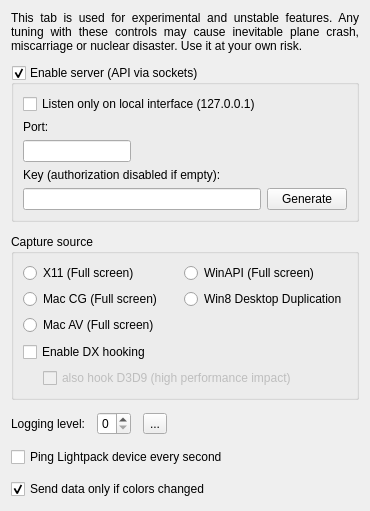
      <widget class="QWidget" name="tabExpert">
       <property name="sizePolicy">
        <sizepolicy hsizetype="Fixed" vsizetype="Preferred">
         <horstretch>0</horstretch>
         <verstretch>0</verstretch>
        </sizepolicy>
       </property>
       <attribute name="title">
        <string>Expert</string>
       </attribute>
       <layout class="QVBoxLayout" name="verticalLayout_3" stretch="0,0,0,0,0,0,0">
        <property name="spacing">
         <number>12</number>
        </property>
        <item>
         <widget class="QLabel" name="label_DevTabWarning">
          <property name="text">
           <string>&lt;html&gt;&lt;head/&gt;&lt;body&gt;&lt;p&gt;This tab is used for experimental and unstable features. Any tuning with these controls may cause inevitable plane crash, miscarriage or nuclear disaster. Use it at your own risk.&lt;/p&gt;&lt;/body&gt;&lt;/html&gt;</string>
          </property>
          <property name="scaledContents">
           <bool>false</bool>
          </property>
          <property name="alignment">
           <set>Qt::AlignJustify|Qt::AlignVCenter</set>
          </property>
          <property name="wordWrap">
           <bool>true</bool>
          </property>
         </widget>
        </item>
        <item>
         <widget class="QGroupBox" name="groupBox_Api">
          <property name="sizePolicy">
           <sizepolicy hsizetype="Preferred" vsizetype="Fixed">
            <horstretch>0</horstretch>
            <verstretch>0</verstretch>
           </sizepolicy>
          </property>
          <property name="toolTip">
           <string>&lt;html&gt;&lt;head/&gt;&lt;body&gt;&lt;p&gt;Enables TCP socket server.&lt;/p&gt;&lt;p&gt;You can connect via &amp;quot;telnet &amp;lt;ip&amp;gt; &amp;lt;port&amp;gt;&amp;quot; for example and manually execute available commands.&lt;/p&gt;&lt;p&gt;Default: %1&lt;/p&gt;&lt;/body&gt;&lt;/html&gt;</string>
          </property>
          <property name="styleSheet">
           <string notr="true"/>
          </property>
          <property name="title">
           <string>Enable server (API via sockets)</string>
          </property>
          <property name="checkable">
           <bool>true</bool>
          </property>
          <property name="checked">
           <bool>true</bool>
          </property>
          <layout class="QGridLayout" name="gridLayout_3">
           <item row="0" column="0">
            <widget class="QCheckBox" name="checkBox_listenOnlyOnLoInterface">
             <property name="toolTip">
              <string>&lt;html&gt;&lt;head/&gt;&lt;body&gt;&lt;p&gt;When enabled, you can connect ONLY from the same computer through 127.0.0.1/localhost address.&lt;/p&gt;&lt;p&gt;Disable this if you want to connect from anywhere else.&lt;/p&gt;&lt;p&gt;Default: %1&lt;/p&gt;&lt;/body&gt;&lt;/html&gt;</string>
             </property>
             <property name="text">
              <string>Listen only on local interface (127.0.0.1)</string>
             </property>
            </widget>
           </item>
           <item row="2" column="0">
            <widget class="QLineEdit" name="lineEdit_ApiPort">
             <property name="sizePolicy">
              <sizepolicy hsizetype="Fixed" vsizetype="Fixed">
               <horstretch>0</horstretch>
               <verstretch>0</verstretch>
              </sizepolicy>
             </property>
             <property name="toolTip">
              <string>&lt;html&gt;&lt;head/&gt;&lt;body&gt;&lt;p&gt;TCP port to listen.&lt;/p&gt;&lt;p&gt;Default: %1&lt;/p&gt;&lt;/body&gt;&lt;/html&gt;</string>
             </property>
            </widget>
           </item>
           <item row="1" column="0">
            <widget class="QLabel" name="label_ApiPort">
             <property name="toolTip">
              <string>&lt;html&gt;&lt;head/&gt;&lt;body&gt;&lt;p&gt;TCP port to listen.&lt;/p&gt;&lt;p&gt;Default: %1&lt;/p&gt;&lt;/body&gt;&lt;/html&gt;</string>
             </property>
             <property name="styleSheet">
              <string notr="true">margin-top: .1em</string>
             </property>
             <property name="text">
              <string>Port:</string>
             </property>
             <property name="buddy">
              <cstring>lineEdit_ApiPort</cstring>
             </property>
            </widget>
           </item>
           <item row="5" column="2">
            <widget class="QPushButton" name="pushButton_GenerateNewApiKey">
             <property name="toolTip">
              <string>Generate a random one</string>
             </property>
             <property name="text">
              <string>Generate</string>
             </property>
            </widget>
           </item>
           <item row="5" column="0">
            <widget class="QLineEdit" name="lineEdit_ApiKey">
             <property name="minimumSize">
              <size>
               <width>0</width>
               <height>20</height>
              </size>
             </property>
             <property name="baseSize">
              <size>
               <width>0</width>
               <height>20</height>
              </size>
             </property>
             <property name="toolTip">
              <string>&lt;html&gt;&lt;head/&gt;&lt;body&gt;&lt;p&gt;The API Key all the clients should provide to authenticate. Could be any custom string (%1 character limit). &lt;/p&gt;&lt;p&gt;Default: %2&lt;/p&gt;&lt;/body&gt;&lt;/html&gt;</string>
             </property>
             <property name="styleSheet">
              <string notr="true"/>
             </property>
             <property name="maxLength">
              <number>40</number>
             </property>
             <property name="readOnly">
              <bool>false</bool>
             </property>
            </widget>
           </item>
           <item row="4" column="0">
            <widget class="QLabel" name="label_ApiKey">
             <property name="toolTip">
              <string>&lt;html&gt;&lt;head/&gt;&lt;body&gt;&lt;p&gt;The API Key all the clients should provide to authenticate. Could be any custom string (%1 character limit). &lt;/p&gt;&lt;p&gt;Default: %2&lt;/p&gt;&lt;/body&gt;&lt;/html&gt;</string>
             </property>
             <property name="styleSheet">
              <string notr="true">margin-top:0</string>
             </property>
             <property name="text">
              <string>Key (authorization disabled if empty):</string>
             </property>
             <property name="buddy">
              <cstring>lineEdit_ApiKey</cstring>
             </property>
            </widget>
           </item>
          </layout>
         </widget>
        </item>
        <item>
         <widget class="QGroupBox" name="groupBox">
          <property name="sizePolicy">
           <sizepolicy hsizetype="MinimumExpanding" vsizetype="MinimumExpanding">
            <horstretch>0</horstretch>
            <verstretch>0</verstretch>
           </sizepolicy>
          </property>
          <property name="title">
           <string>Capture source</string>
          </property>
          <layout class="QVBoxLayout" name="verticalLayout_11">
           <item>
            <layout class="QHBoxLayout" name="horizontalLayout_6">
             <item>
              <layout class="QVBoxLayout" name="verticalLayout_9">
               <item>
                <widget class="QRadioButton" name="radioButton_GrabX11">
                 <property name="text">
                  <string notr="true">X11 (Full screen)</string>
                 </property>
                </widget>
               </item>
               <item>
                <widget class="QRadioButton" name="radioButton_GrabMacCoreGraphics">
                 <property name="text">
                  <string notr="true">Mac CG (Full screen)</string>
                 </property>
                </widget>
               </item>
               <item>
                <widget class="QRadioButton" name="radioButton_GrabMacAVFoundation">
                 <property name="text">
                  <string>Mac AV (Full screen)</string>
                 </property>
                </widget>
               </item>
               <item>
                <spacer name="verticalSpacer_6">
                 <property name="orientation">
                  <enum>Qt::Vertical</enum>
                 </property>
                 <property name="sizeHint" stdset="0">
                  <size>
                   <width>20</width>
                   <height>1</height>
                  </size>
                 </property>
                </spacer>
               </item>
              </layout>
             </item>
             <item>
              <layout class="QVBoxLayout" name="verticalLayout_10">
               <item>
                <widget class="QRadioButton" name="radioButton_GrabWinAPI">
                 <property name="text">
                  <string notr="true">WinAPI (Full screen)</string>
                 </property>
                </widget>
               </item>
               <item>
                <widget class="QRadioButton" name="radioButton_GrabDDupl">
                 <property name="text">
                  <string>Win8 Desktop Duplication</string>
                 </property>
                </widget>
               </item>
               <item>
                <spacer name="verticalSpacer">
                 <property name="orientation">
                  <enum>Qt::Vertical</enum>
                 </property>
                 <property name="sizeHint" stdset="0">
                  <size>
                   <width>20</width>
                   <height>1</height>
                  </size>
                 </property>
                </spacer>
               </item>
              </layout>
             </item>
            </layout>
           </item>
           <item>
            <widget class="QCheckBox" name="checkBox_EnableDx1011Capture">
             <property name="text">
              <string>Enable DX hooking</string>
             </property>
             <property name="icon">
              <iconset resource="../res/LightpackResources.qrc">
               <normaloff>:/icons/uac-shield.png</normaloff>:/icons/uac-shield.png</iconset>
             </property>
            </widget>
           </item>
           <item>
            <layout class="QHBoxLayout" name="horizontalLayout_9">
             <item>
              <spacer name="horizontalSpacer_4">
               <property name="orientation">
                <enum>Qt::Horizontal</enum>
               </property>
               <property name="sizeType">
                <enum>QSizePolicy::Fixed</enum>
               </property>
               <property name="sizeHint" stdset="0">
                <size>
                 <width>20</width>
                 <height>0</height>
                </size>
               </property>
              </spacer>
             </item>
             <item>
              <widget class="QCheckBox" name="checkBox_EnableDx9Capture">
               <property name="enabled">
                <bool>false</bool>
               </property>
               <property name="text">
                <string>also hook D3D9 (high performance impact)</string>
               </property>
              </widget>
             </item>
            </layout>
           </item>
          </layout>
         </widget>
        </item>
        <item>
         <layout class="QHBoxLayout" name="horizontalLayout_5">
          <item>
           <widget class="QLabel" name="label_LoggingLevel">
            <property name="text">
             <string>Logging level:</string>
            </property>
            <property name="buddy">
             <cstring>spinBox_LoggingLevel</cstring>
            </property>
           </widget>
          </item>
          <item>
           <widget class="QSpinBox" name="spinBox_LoggingLevel">
            <property name="toolTip">
             <string>&lt;html&gt;&lt;head/&gt;&lt;body&gt;&lt;p&gt;Log verbosity: %1-%2 where %1 = no logs.&lt;/p&gt;&lt;p&gt;After enabling logs you need to restart the program.&lt;/p&gt;&lt;p&gt;When enabled you can use the &lt;img src=&quot;:/buttons/arrow_right_dark_24px.png&quot; width=&quot;12&quot;&gt; button to open the log directory.&lt;/p&gt;&lt;p&gt;Default: %3&lt;/p&gt;&lt;/body&gt;&lt;/html&gt;</string>
            </property>
            <property name="maximum">
             <number>3</number>
            </property>
           </widget>
          </item>
          <item>
           <widget class="QToolButton" name="toolButton_OpenLogs">
            <property name="toolTip">
             <string>open Log folder</string>
            </property>
            <property name="whatsThis">
             <string>open Log folder</string>
            </property>
            <property name="text">
             <string>...</string>
            </property>
            <property name="icon">
             <iconset resource="../res/LightpackResources.qrc">
              <normaloff>:/buttons/arrow_right_dark_24px.png</normaloff>:/buttons/arrow_right_dark_24px.png</iconset>
            </property>
           </widget>
          </item>
          <item>
           <spacer name="horizontalSpacer_2">
            <property name="orientation">
             <enum>Qt::Horizontal</enum>
            </property>
            <property name="sizeHint" stdset="0">
             <size>
              <width>40</width>
              <height>20</height>
             </size>
            </property>
           </spacer>
          </item>
         </layout>
        </item>
        <item>
         <widget class="QCheckBox" name="checkBox_PingDeviceEverySecond">
          <property name="text">
           <string>Ping Lightpack device every second</string>
          </property>
         </widget>
        </item>
        <item>
         <widget class="QCheckBox" name="checkBox_SendDataOnlyIfColorsChanges">
          <property name="toolTip">
           <string>&lt;html&gt;&lt;head/&gt;&lt;body&gt;&lt;p&gt;When disabled every frame will be sent to the device. This is recommended for devices with inactivity timers built into firmwares (some custom Adalight sketches for example) or configured via Prismatik (UDP devices with a &amp;lt; 255 timeout value).&lt;/p&gt;&lt;p&gt;When enabled every new frame will be compared with the previous one, and will be sent only if differences are detected (can be useful in low bandwidth situations).&lt;/p&gt;&lt;p&gt;Default: %1&lt;/p&gt;&lt;/body&gt;&lt;/html&gt;</string>
          </property>
          <property name="text">
           <string>Send data only if colors changed</string>
          </property>
          <property name="checked">
           <bool>true</bool>
          </property>
         </widget>
        </item>
        <item>
         <spacer name="verticalSpacer_4">
          <property name="orientation">
           <enum>Qt::Vertical</enum>
          </property>
          <property name="sizeType">
           <enum>QSizePolicy::Expanding</enum>
          </property>
          <property name="sizeHint" stdset="0">
           <size>
            <width>20</width>
            <height>1</height>
           </size>
          </property>
         </spacer>
        </item>
       </layout>
      </widget>
